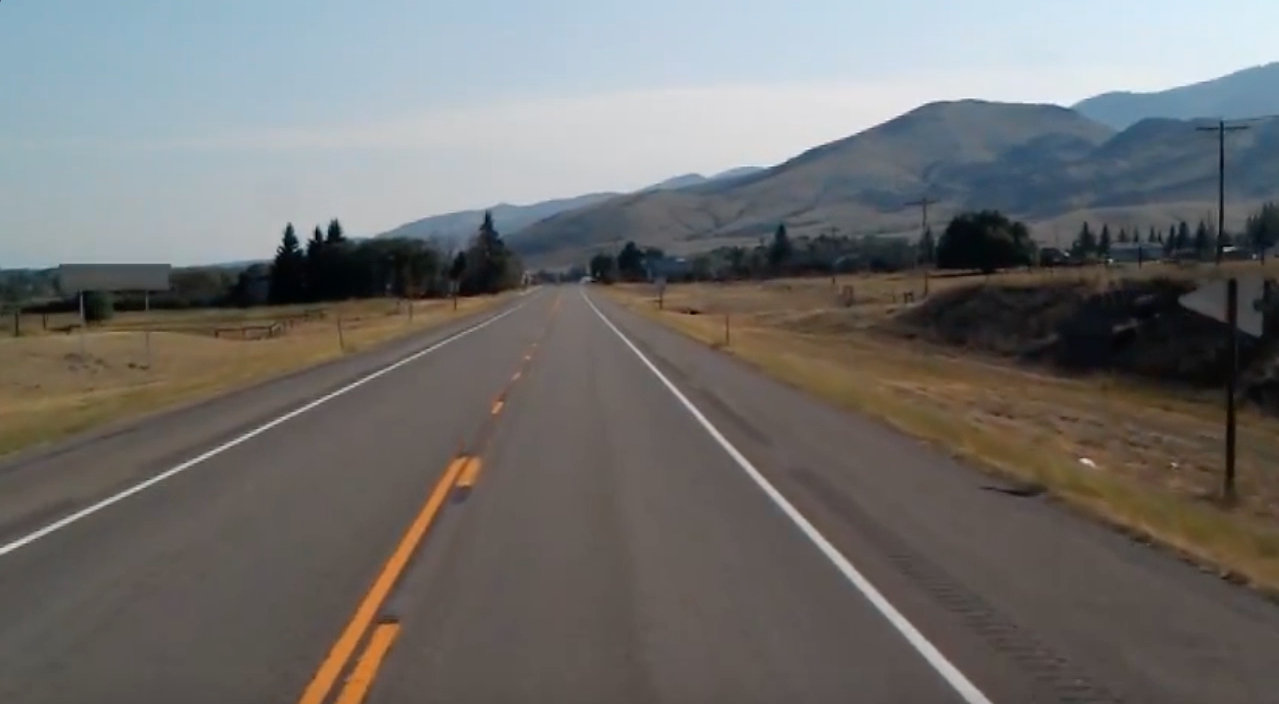
#> input picture road.jpg, 1279 x 704 px; its folder holds only this picture in this run
$ python -i utils.py   (imports and definitions only)   (older library calls are emulated)
#> lines starting #> are read from the running program, lines starting #| are printed output that depends on the picture; after the words box and inside, x2 and y2 are one past the last pixel; in counts of white or black regions, pixels touching at a corner belong together
#> further down, picture is the input picture: shape (704, 1279, 3); mean B, G, R 109.7, 111.3, 112.3
import numpy as np
import cv2
import pickle


#########################################################################
# utils.py: Utilities used in LD and usage of Pickle for serialisation
#########################################################################

def nothing(x):
    pass


# [34 lines left out: functions remove_distortion, initializeTrackPoints, valTrackPoints, drawPoints, not called in this run]


def colourFilter(img):
    hsv = cv2.cvtColor(img, cv2.COLOR_BGR2HSV)
    lowerYellow = np.array([18, 94, 140])
    upperYellow = np.array([48, 255, 255])
    lowerWhite = np.array([0, 0, 200])
    upperWhite = np.array([255, 255, 255])
    maskedWhite = cv2.inRange(hsv, lowerWhite, upperWhite)
    maskedYellow = cv2.inRange(hsv, lowerYellow, upperYellow)
    combinedImage = cv2.bitwise_or(maskedWhite, maskedYellow)
    return combinedImage


def thresholding(img):
    imgGrey = cv2.cvtColor(img, cv2.COLOR_BGR2GRAY)
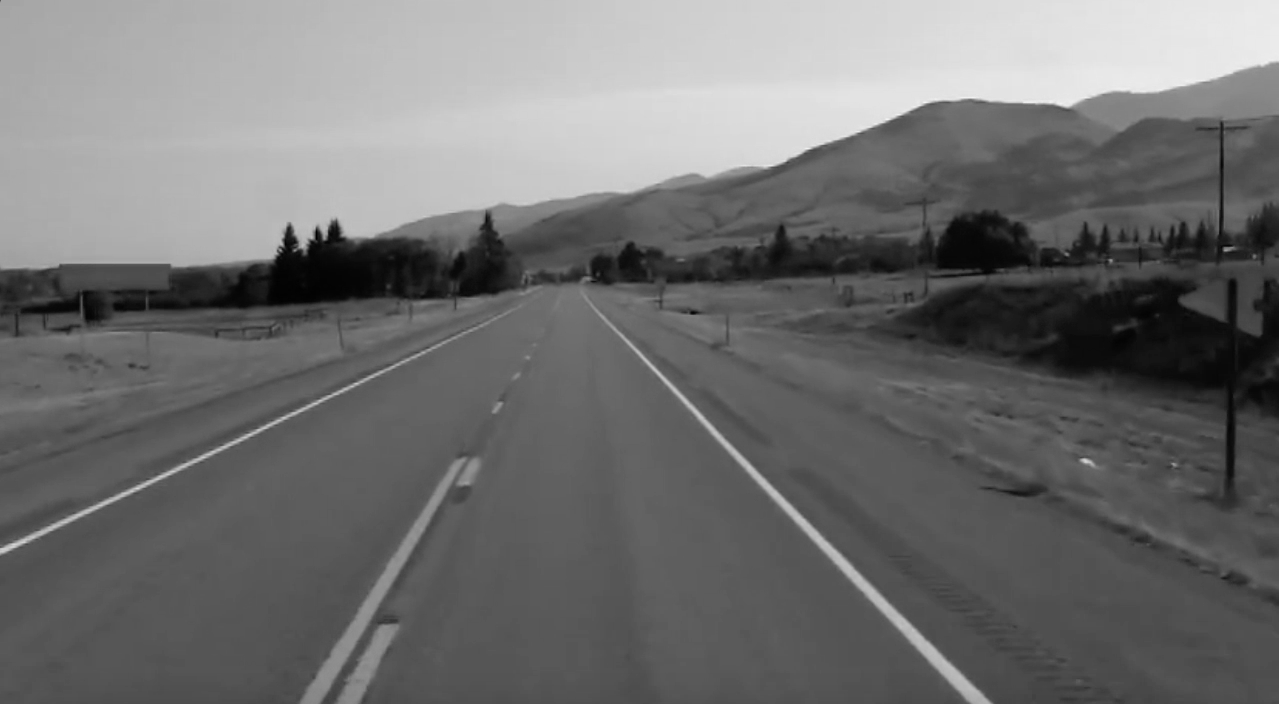
#> imgGrey: shape (704, 1279); min 0, max 244, mean 111.4
    kernel = np.ones((5, 5))
    imgBlur = cv2.GaussianBlur(imgGrey, (5, 5), 0)
    imgCanny = cv2.Canny(imgBlur, 50, 100)
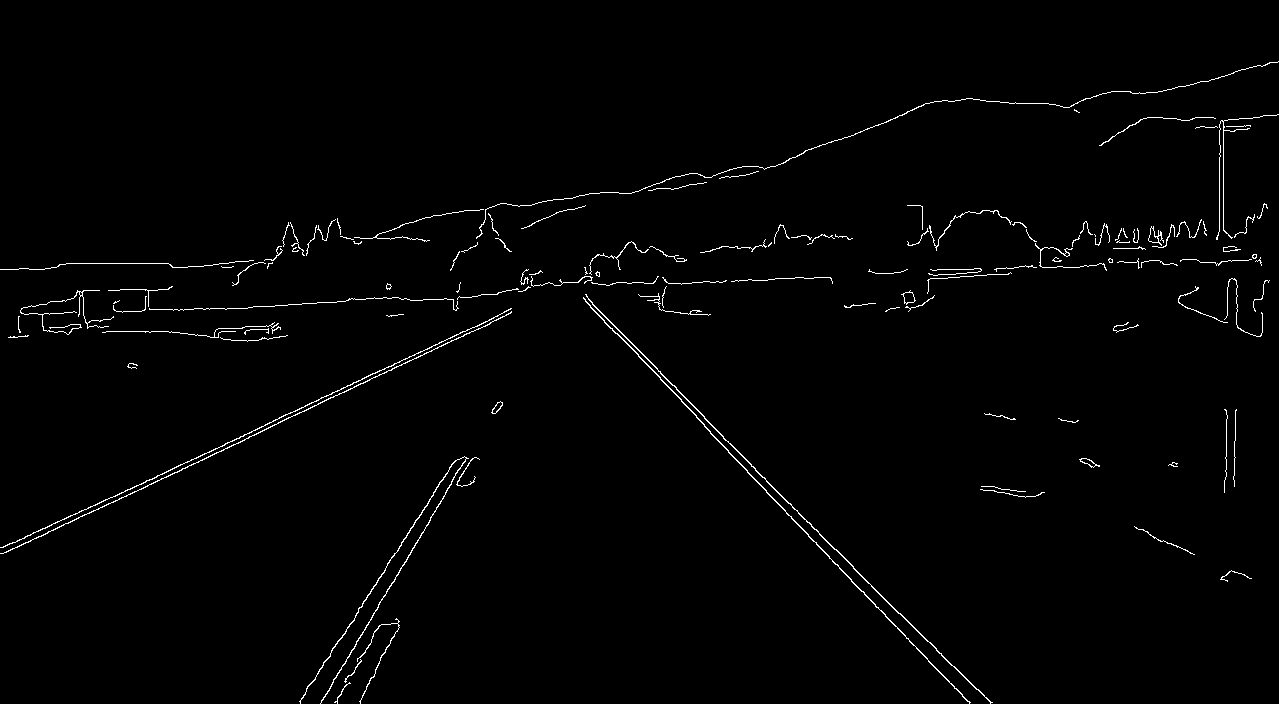
#> imgCanny: shape (704, 1279); 1.3% white in thin lines or dots
    imgDial = cv2.dilate(imgCanny, kernel, iterations=1)
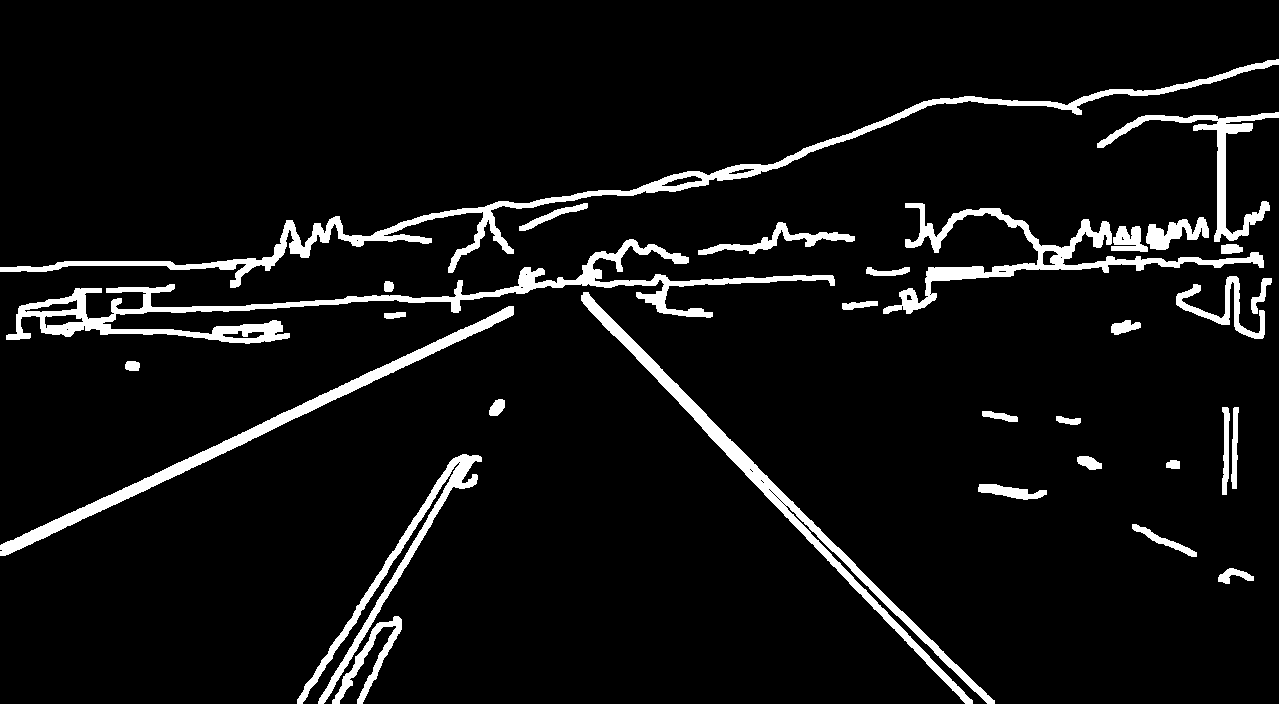
#> imgDial: shape (704, 1279); 6.6% white; 31 white regions, largest, box (x1, y1, x2, y2) and area: (6, 239, 835, 344) 10978, (0, 59, 1279, 288) 10557, (581, 292, 995, 704) 7487
    imgErode = cv2.erode(imgDial, kernel, iterations=1)
#> imgErode: shape (704, 1279); 2% white; 43 white regions (1 under 20 px), largest, box (x1, y1, x2, y2) and area: (0, 308, 512, 554) 3048, (583, 294, 993, 704) 2459, (0, 61, 1279, 286) 2419
    imgColour = colourFilter(img)
#> in colourFilter, `hsv = cv2.cvtColor(img, cv2.COLOR_BGR2HSV)`: hsv: shape (704, 1279, 3); mean H, S, V 51.3, 49.6, 121.7
#> in colourFilter, `maskedWhite = cv2.inRange(hsv, lowerWhite, upperWhite)`: maskedWhite: shape (704, 1279); 17.1% white; 52 white regions (44 under 20 px), largest, box (x1, y1, x2, y2) and area: (108, 0, 1279, 209) 151790, (319, 532, 416, 686) 1244, (357, 631, 387, 680) 480
#> in colourFilter, `maskedYellow = cv2.inRange(hsv, lowerYellow, upperYellow)`: maskedYellow: shape (704, 1279); 0% white in thin lines or dots, all inside (x1, y1, x2, y2) = (44, 318, 422, 403)
    combinedImage = cv2.bitwise_or(imgColour, imgErode)
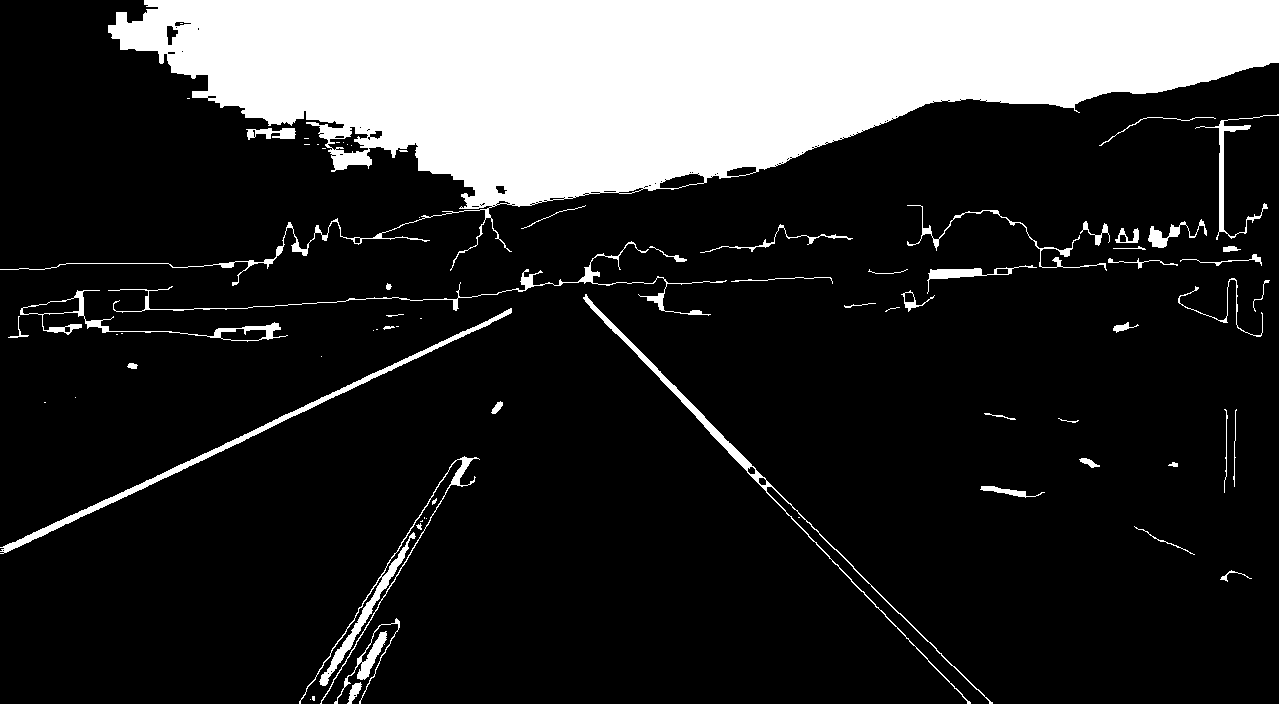
#> combinedImage: shape (704, 1279); 19.1% white; 75 white regions (29 under 20 px), largest, box (x1, y1, x2, y2) and area: (0, 0, 1279, 286) 154037, (0, 308, 512, 554) 3056, (583, 294, 993, 704) 2462
    return combinedImage, imgCanny, imgColour


# [25 lines left out: function pipeline, not called in this run]


def get_hist(img):
    hist = np.sum(img[img.shape[0] // 2:, :], axis=0)
    return hist


left_a, left_b, left_c = [], [], []
right_a, right_b, right_c = [], [], []


# [206 lines left out: functions perspective_warp, inv_perspective_warp, sliding_window, get_curve, draw_lanes, stackImages and 1 more, not called in this run]

>>> import cv2
>>> picture = cv2.imread('road.jpg')
>>> result = thresholding(picture)
